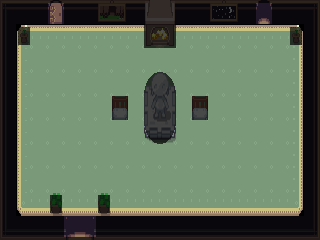

This is a level from a 2D game, rendered from its Tiled map with the project's own tilesets. A one-line summary and the complete map file follow:
An orthogonal 20x10 tile map with 16x24 px tiles, 3 tile layers (Tile Layer 1, Tile Layer 2, collision), 3 tilesets and 2 objects (2x teleport).

<map version="1.8" tiledversion="1.8.2" orientation="orthogonal" renderorder="right-down" width="20" height="10" tilewidth="16" tileheight="24" infinite="0" nextlayerid="5" nextobjectid="8">
 <tileset firstgid="1" source="house_int.tsx" />
 <tileset firstgid="1001" source="collisions.tsx" />
 <tileset firstgid="1161" source="home.tsx" />
 <layer id="1" name="Tile Layer 1" width="20" height="10">
  <data encoding="csv">
2,3,3,3,3,3,3,3,3,3,3,3,3,3,3,3,3,3,3,4,
42,281,282,282,282,282,282,282,282,282,282,282,282,282,282,282,282,282,283,44,
42,321,322,322,322,322,322,322,322,322,322,322,322,322,322,322,322,322,323,44,
42,321,322,322,322,322,322,322,322,322,322,322,322,322,322,322,322,322,323,44,
42,321,322,322,322,322,322,322,322,322,322,322,322,322,322,322,322,322,323,44,
42,321,322,322,322,322,322,322,322,322,322,322,322,322,322,322,322,322,323,44,
42,321,322,322,322,322,322,322,322,322,322,322,322,322,322,322,322,322,323,44,
42,321,322,322,322,322,322,322,322,322,322,322,322,322,322,322,322,322,323,44,
42,361,362,362,362,362,362,362,362,362,362,362,362,362,362,362,362,362,363,44,
82,83,83,83,83,83,83,83,83,83,83,83,83,83,83,83,83,83,83,84
</data>
 </layer>
 <layer id="2" name="Tile Layer 2" width="20" height="10">
  <data encoding="csv">
0,0,0,85,0,0,17,18,0,453,454,0,0,15,16,0,86,0,0,0,
0,412,0,0,0,0,0,0,0,491,492,0,0,0,0,0,0,0,412,0,
0,0,0,0,0,0,0,0,0,0,0,0,0,0,0,0,0,0,0,0,
0,0,0,0,0,0,0,0,0,2409,2410,0,0,0,0,0,0,0,0,0,
0,0,0,0,0,0,0,57,0,2449,2450,0,57,0,0,0,0,0,0,0,
0,0,0,0,0,0,0,0,0,2489,2490,0,0,0,0,0,0,0,0,0,
0,0,0,0,0,0,0,0,0,0,0,0,0,0,0,0,0,0,0,0,
0,0,0,0,0,0,0,0,0,0,0,0,0,0,0,0,0,0,0,0,
0,0,0,452,0,0,452,0,0,0,0,0,0,0,0,0,0,0,0,0,
0,0,0,0,289,290,0,0,0,0,0,0,0,0,0,0,0,0,0,0
</data>
 </layer>
 <layer id="3" name="collision" width="20" height="10" opacity="0.7">
  <data encoding="csv">
1016,1016,1016,1057,1016,1016,1016,1016,1016,1016,1016,1016,1016,1016,1016,1016,1057,1016,1016,1016,
1016,1002,0,0,0,0,0,0,0,1016,1016,0,0,0,0,0,0,0,1002,1016,
1016,0,0,0,0,0,0,0,0,0,0,0,0,0,0,0,0,0,0,1016,
1016,0,0,0,0,0,0,0,0,1017,1018,0,0,0,0,0,0,0,0,1016,
1016,0,0,0,0,0,0,1016,0,1016,1016,0,1016,0,0,0,0,0,0,1016,
1016,0,0,0,0,0,0,0,0,1033,1034,0,0,0,0,0,0,0,0,1016,
1016,0,0,0,0,0,0,0,0,0,0,0,0,0,0,0,0,0,0,1016,
1016,0,0,0,0,0,0,0,0,0,0,0,0,0,0,0,0,0,0,1016,
1016,0,0,1002,0,0,1002,0,0,0,0,0,0,0,0,0,0,0,0,1016,
1016,1016,1016,1016,1041,1041,1016,1016,1016,1016,1016,1016,1016,1016,1016,1016,1016,1016,1016,1016
</data>
 </layer>
 <objectgroup id="4" name="objects">
  <properties>
   <property name="teleport" value="castleEntry,1,6" />
  </properties>
  <object id="5" type="teleport" gid="1041" x="64" y="240" width="32.4568" height="24">
   <properties>
    <property name="teleport" value="castleEntry,1,6" />
   </properties>
  </object>
  <object id="7" type="teleport" gid="1057" x="255.967" y="27.7985" width="16" height="20.0504">
   <properties>
    <property name="teleport" value="kitchen,4,8" />
   </properties>
  </object>
 </objectgroup>
</map>
